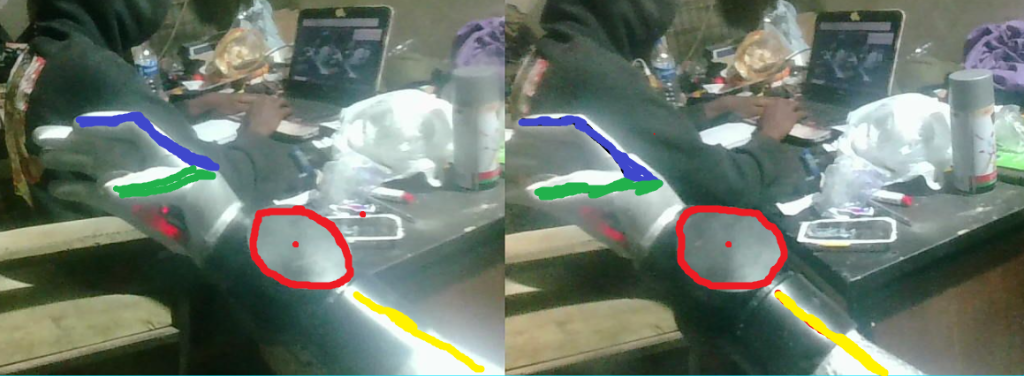
#> input picture robot/vision/dataset/user_marked_reference.png, 1024 x 376 px, found by its file name
$ python extract_user_ground_truth.py
#> lines starting #> are read from the running program, lines starting #| are printed output that depends on the picture; after the words box and inside, x2 and y2 are one past the last pixel; in counts of white or black regions, pixels touching at a corner belong together
import cv2
import numpy as np

img = cv2.imread('c:/Users/YOHANNA/Desktop/Projects/Robot Code/robot/vision/dataset/user_marked_reference.png')
#> img is the input picture: shape (376, 1024, 3); mean B, G, R 109.5, 120.6, 109.6
h, w, c = img.shape
#> h = 376; w = 1024; c = 3
print(f"Reference image size: {w}x{h}")
#| Reference image size: 1024x376

hsv = cv2.cvtColor(img, cv2.COLOR_BGR2HSV)
#> hsv: shape (376, 1024, 3); mean H, S, V 68.2, 64.6, 126.3

# In the user image, there is the left subframe and right subframe (it is a stereo side-by-side or stereo capture!)
# Let's check:
# Left half is w // 2
half_w = w // 2
#> half_w = 512
left_img = img[:, :half_w]
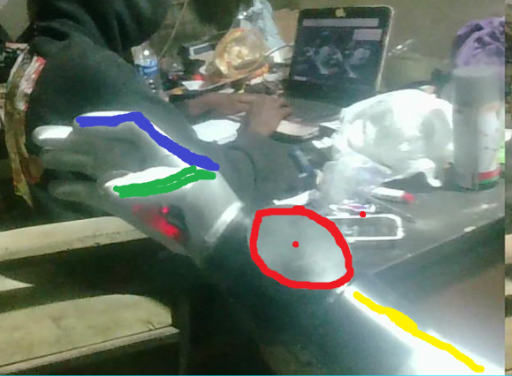
#> left_img: shape (376, 512, 3); mean B, G, R 108.9, 120.7, 109.1
left_hsv = hsv[:, :half_w]
#> left_hsv: shape (376, 512, 3); mean H, S, V 68, 67.9, 125.9

# 1. Blue marker (Index finger)
# High saturation, blue hue
blue_mask = cv2.inRange(left_hsv, np.array([100, 150, 150]), np.array([130, 255, 255]))
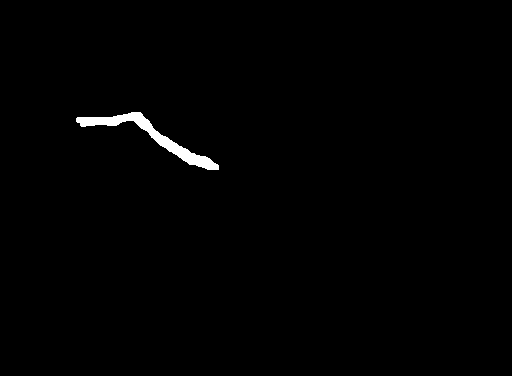
#> blue_mask: shape (376, 512); 0.78% white; 1 white region, box (x1, y1, x2, y2) and area: (76, 112, 219, 170) 1507
blue_pts = np.argwhere(blue_mask > 0) # (y, x)
#> blue_pts = 1507 pairs, first value 112 to 169, second value 76 to 218
print(f"Blue marker points found: {len(blue_pts)}")
#| Blue marker points found: 1507

# 2. Green marker (Thumb)
green_mask = cv2.inRange(left_hsv, np.array([40, 150, 150]), np.array([85, 255, 255]))
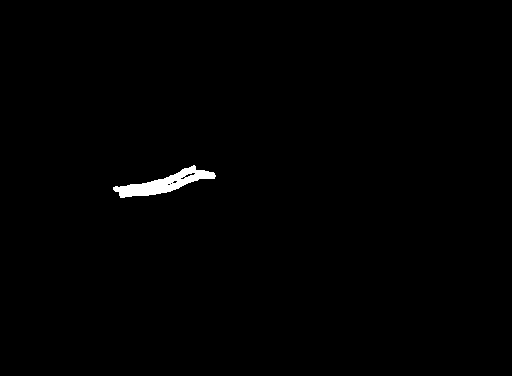
#> green_mask: shape (376, 512); 0.65% white; 1 white region, box (x1, y1, x2, y2) and area: (113, 165, 216, 198) 1253
green_pts = np.argwhere(green_mask > 0)
#> green_pts = 1253 pairs, first value 165 to 197, second value 113 to 215
print(f"Green marker points found: {len(green_pts)}")
#| Green marker points found: 1253

# 3. Red marker (Wrist circle & dot)
red1 = cv2.inRange(left_hsv, np.array([0, 160, 160]), np.array([10, 255, 255]))
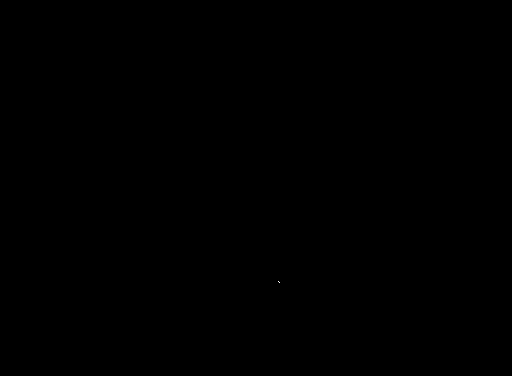
#> red1: shape (376, 512); 0% white in thin lines or dots, all inside (x1, y1, x2, y2) = (278, 281, 280, 283)
red2 = cv2.inRange(left_hsv, np.array([170, 160, 160]), np.array([180, 255, 255]))
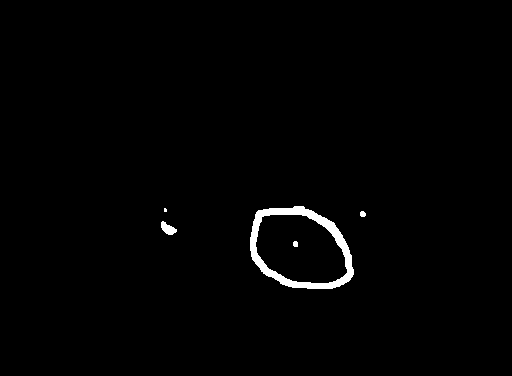
#> red2: shape (376, 512); 1.2% white; 5 white regions (1 under 20 px), largest, box (x1, y1, x2, y2) and area: (250, 206, 354, 289) 2051, (161, 221, 177, 235) 130, (360, 211, 366, 217) 30, (293, 241, 298, 247) 27
red_mask = cv2.bitwise_or(red1, red2)
red_pts = np.argwhere(red_mask > 0)
#> red_pts = 2251 pairs, first value 206 to 288, second value 161 to 365
print(f"Red marker points found: {len(red_pts)}")
#| Red marker points found: 2251

# 4. Yellow marker (Forearm line)
yellow_mask = cv2.inRange(left_hsv, np.array([20, 160, 160]), np.array([35, 255, 255]))
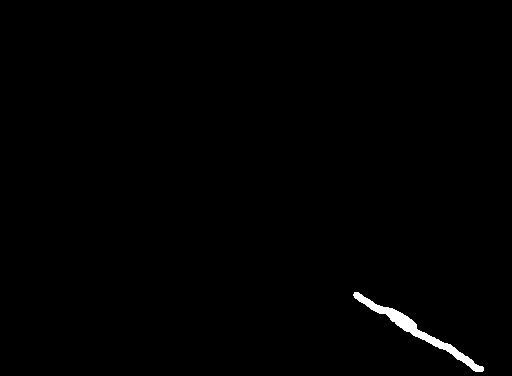
#> yellow_mask: shape (376, 512); 0.65% white; 1 white region, box (x1, y1, x2, y2) and area: (353, 292, 484, 372) 1248
yellow_pts = np.argwhere(yellow_mask > 0)
#> yellow_pts = 1248 pairs, first value 292 to 371, second value 353 to 483
print(f"Yellow marker points found: {len(yellow_pts)}")
#| Yellow marker points found: 1248

# Save visualization of masks
cv2.imwrite('c:/Users/YOHANNA/Desktop/Projects/Robot Code/blue_mask.jpg', blue_mask)
cv2.imwrite('c:/Users/YOHANNA/Desktop/Projects/Robot Code/green_mask.jpg', green_mask)
cv2.imwrite('c:/Users/YOHANNA/Desktop/Projects/Robot Code/red_mask.jpg', red_mask)
cv2.imwrite('c:/Users/YOHANNA/Desktop/Projects/Robot Code/yellow_mask.jpg', yellow_mask)

# Extract skeletons/centerlines of the user's blue and green strokes
if len(blue_pts) > 0:
    # Sort blue points along principal axis
    b_xs = blue_pts[:, 1]
#> b_xs = 1507 values, max 218 at index 1442, min 76 at index 169, mean 151.3
    b_ys = blue_pts[:, 0]
#> b_ys = 1507 values from 112 to 169
    print(f"Blue (Index) X range: [{b_xs.min()} .. {b_xs.max()}], Y range: [{b_ys.min()} .. {b_ys.max()}]")
#| Blue (Index) X range: [76 .. 218], Y range: [112 .. 169]

if len(green_pts) > 0:
    g_xs = green_pts[:, 1]
#> g_xs = 1253 values, max 215 at index 241, min 113 at index 768, mean 163.8
    g_ys = green_pts[:, 0]
#> g_ys = 1253 values from 165 to 197
    print(f"Green (Thumb) X range: [{g_xs.min()} .. {g_xs.max()}], Y range: [{g_ys.min()} .. {g_ys.max()}]")
#| Green (Thumb) X range: [113 .. 215], Y range: [165 .. 197]

if len(red_pts) > 0:
    r_xs = red_pts[:, 1]
#> r_xs = 2251 values, max 365 at index 359, min 161 at index 621, mean 293.1
    r_ys = red_pts[:, 0]
#> r_ys = 2251 values from 206 to 288
    print(f"Red (Wrist) center: ({int(r_xs.mean())}, {int(r_ys.mean())}), radius approx: {int((r_xs.max()-r_xs.min()+r_ys.max()-r_ys.min())/4)}")
#| Red (Wrist) center: (293, 245), radius approx: 71

if len(yellow_pts) > 0:
    y_xs = yellow_pts[:, 1]
#> y_xs = 1248 values, max 483 at index 1203, min 353 at index 11, mean 416.4
    y_ys = yellow_pts[:, 0]
#> y_ys = 1248 values from 292 to 371
    # Line fit
    [vx, vy, x0, y0] = cv2.fitLine(np.column_stack([y_xs, y_ys]), cv2.DIST_L2, 0, 0.01, 0.01)
#> vx = [0.858]; vy = [0.513]; x0 = [416.4]; y0 = [330.2]
    ang = np.degrees(np.arctan2(vy.item(), vx.item()))
#> ang = 30.89
    print(f"Yellow (Forearm) orientation angle: {ang:.1f} degrees")
#| Yellow (Forearm) orientation angle: 30.9 degrees
